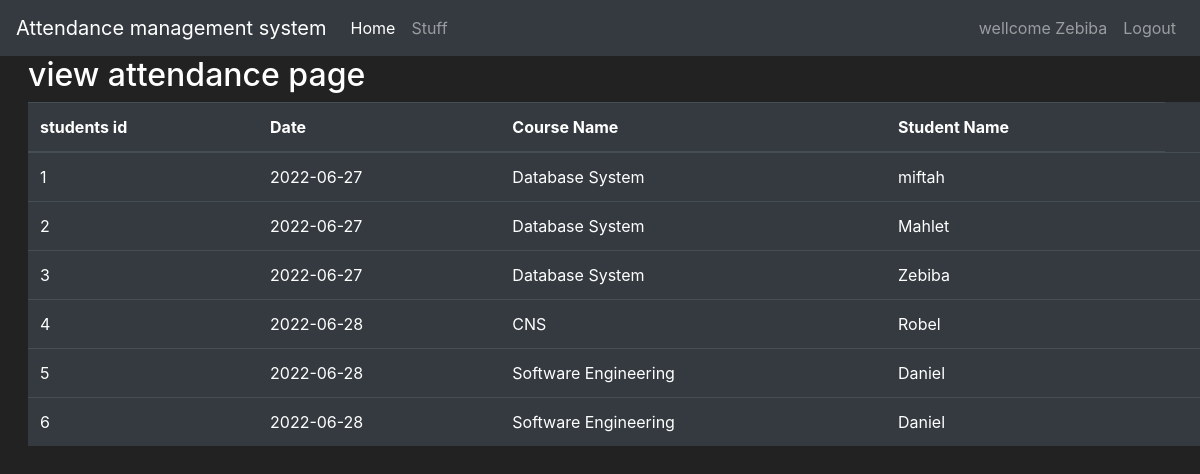
Screenshot of /view_attend (signed in) with the database file from the repository.
### attendance/models.py (models this page shows, shortened)
class Stuff(db.Model, UserMixin):
    id = db.Column(db.Integer(), primary_key=True)
    username = db.Column(db.String(length=30), nullable=False, unique=True)
    email_address = db.Column(db.String(length=30), nullable=False, unique=True)
    password_hash = db.Column(db.String(length=60), nullable=False)
    owned_stuff = db.relationship('Course', backref='owned_stuff', lazy=True)
    @property
    def password(self):
        return self.password_hash

class Attendancee(db.Model):
    id = db.Column(db.Integer(), primary_key=True)
    a_day = db.Column(db.Date, nullable=False)
    time = db.Column(db.Time, nullable=False)
    status = db.Column(db.String(length=20), nullable=False)
    course_id = db.Column(db.Integer(), db.ForeignKey('course.id'))
    stud_id = db.Column(db.Integer(), db.ForeignKey('stud.id'))
    class MyModelView(ModelView):
        def is_accessible(self):
            return current_user.is_authenticated

class Course(db.Model):
    id = db.Column(db.Integer(), primary_key=True)
    c_name = db.Column(db.String(length=30), nullable=False)
    code = db.Column(db.String(length=30), nullable=False)
    credit_hour = db.Column(db.Integer(), nullable=False)
    academic_year = db.Column(db.Integer(), nullable=False)
    semester = db.Column(db.Integer(), nullable=False)
    class_r = db.Column(db.String(length=30), nullable=False)
    stud_id = db.Column(db.Integer(), db.ForeignKey('stud.id'))
    stuff_id = db.Column(db.Integer(), db.ForeignKey('stuff.id'))
    taken = db.relationship('Attendancee', backref="taken", lazy=True)

class Stud(db.Model):
    id = db.Column(db.Integer(), primary_key=True)
    name = db.Column(db.String(length=30), nullable=False, unique=True)
    email_address = db.Column(db.String(length=30), nullable=False, unique=True)
    barcode = db.Column(db.Integer(), nullable=False, default=113000)
    takes = db.relationship('Course', backref='takes', lazy='select')
    stud_attended = db.relationship('Attendancee', backref="attended", lazy=True)

### attendance/views/routes.py (the view)
@app.route("/view_attend")
def view_attend_page():
    attend=Attendancee.query.filter_by(course_id=current_user.id)
    taken=Course.query.filter_by(stuff_id=current_user.id)
    if request.method == "GET":
        at=Attendancee.query.all()# Stud.query.filter_by( takes= current_course)
    return render_template('view_attend.html', at=at,attend=attend,taken=taken)

### attendance/models.py (called while the page is built)
@login_manager.user_loader
def load_user(stuff_id):
    return Stuff.query.get(int(stuff_id))

### attendance/templates/view_attend.html (shortened to what this page needs)
{% extends 'base.html'%}
{% block content %}
<div class="row" style="margin-top: 200;  margin-left:28px;">
      <h2>view attendance page </h2>
      <table class="table table-hover table-dark">
         <thead>
            <tr>
               <th scope="col">students id</th>
               <th scope="col"> Date</th> </th>
               <th scope="col"> Course Name</th>
               <th scope="col"> Student Name</th>
            </tr>
         </thead>
         <tbody>
            {% for a in at %}
            <tr>
               <td>{{ a.id}}</td>
               <td>{{ a.a_day}}</td>
                <td>{{ a.taken.c_name}}</td>
               <td>{{ a.attended.name}}</td>
               <td></td>
            </tr>
            {% endfor %}
         </tbody>
      </table>
   </div>
{% endblock %}

### attendance/templates/base.html (shortened to what this page needs)
<!doctype html>
<html lang="en">
   <head>
      <link rel="stylesheet" href="https://cdn.jsdelivr.net/npm/bootstrap@4.5.3/dist/css/bootstrap.min.css">
   </head>
   <body>
     <nav class="navbar navbar-expand-md navbar-dark bg-dark">
       <a class="navbar-brand" href="#">Attendance management system</a>
          <div class="collapse navbar-collapse" id="navbarNav">
            <ul class="navbar-nav mr-auto">
               <li class="nav-item active">
                  <a class="nav-link" href="{{ url_for('home_page') }}">Home <span class="sr-only">(current)</span></a>
              </li>
                 <li class="nav-item">
                  <a class="nav-link" href="{{ url_for('stuff_page') }}">Stuff</a>
              </li>
            </ul>
               {% if current_user.is_authenticated %}
                <ul class="navbar-nav">
                   <li class="nav-item">
                       <a class="nav-link">wellcome {{ current_user.username }}</a>
                    </li>
                   <li class="nav-item">
                        <a class="nav-link" href="{{ url_for('logout_page') }}">Logout</a>
                   </li>
                </ul>
                {% endif %}
          </div>
     </nav>
     {% block content %}
      {% endblock %}
   </body>
</html>

### attendance/templates/base.html (style rules this page uses)
body { background-color: #222222; color: white }

### rows the page displays
Stuff: username "Zebiba"
Attendancee: id "1", a_day "2022-06-27", taken.c_name "Database System", attended.name "miftah"
Attendancee: id "2", a_day "2022-06-27", taken.c_name "Database System", attended.name "Mahlet"
Attendancee: id "3", a_day "2022-06-27", taken.c_name "Database System", attended.name "Zebiba"
Attendancee: id "4", a_day "2022-06-28", taken.c_name "CNS", attended.name "Robel"
Attendancee: id "5", a_day "2022-06-28", taken.c_name "Software Engineering", attended.name "Daniel"
Attendancee: id "6", a_day "2022-06-28", taken.c_name "Software Engineering", attended.name "Daniel"
